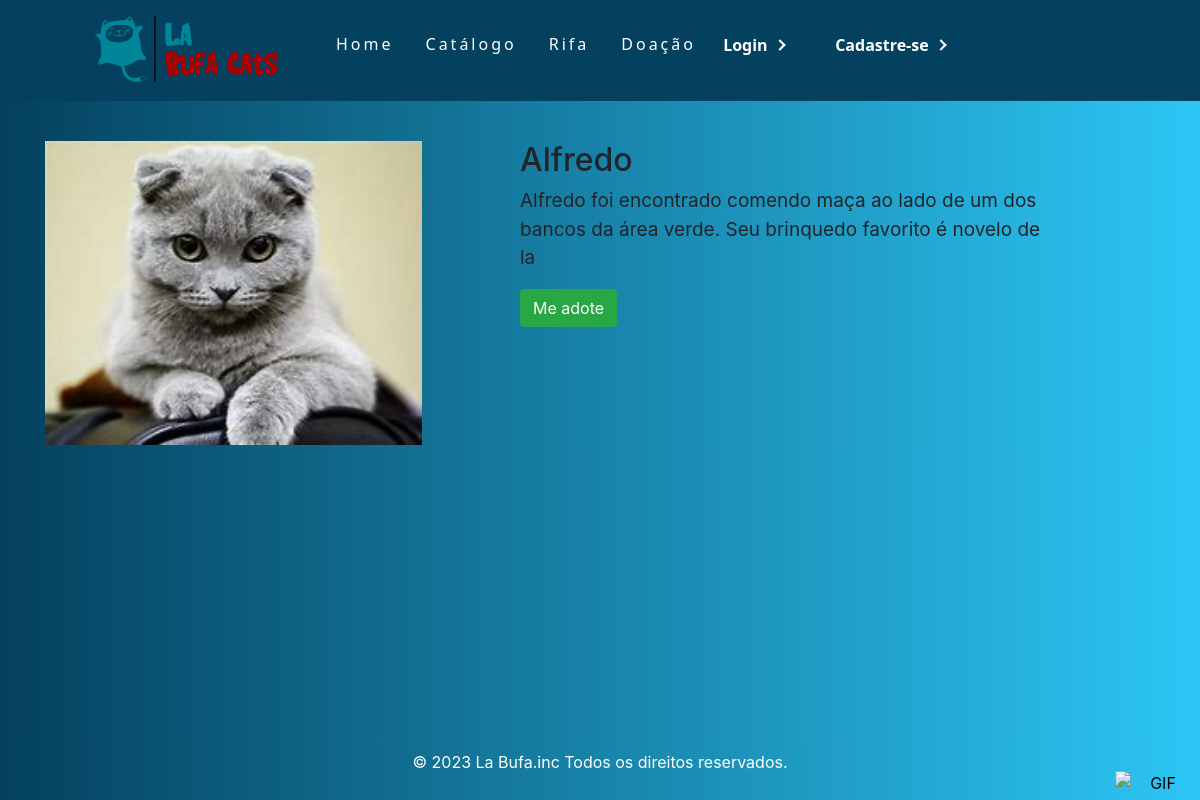
/1/, run on the app's committed database.
### apps/accounts/models.py (models this page shows)
class Post(models.Model):
    titulo_post = models.CharField(max_length=100)
    descricao_post = models.CharField(max_length=255)
    data_post = models.DateTimeField('Data publicado')
    img = models.ImageField(upload_to = 'uploads', default='')

### apps/accounts/views.py (the view)
# urls.py: path('<int:pk>/', views.DetalhesView.as_view(), name='detalhes'),
class DetalhesView(DetailView):
    model = Post
    template_name = 'detalhes.html'
    context_object_name = 'post'

### templates/detalhes.html
{% extends "base.html" %}
{% load static %}
{% block body %}
        <div class="container">
            <div class="row" style="margin-top: 1rem;">
                <div class="col-12 col-md-7 col-xl-5">
                    <img src={{ post.img.url }} style="height: 19rem; max-height: 20rem; max-width: 30rem; object-fit: content;">
                </div>
                <div class="col-12 col-md-7 col-xl-6">
                    <h2>{{ post.titulo_post }}</h2>
                    <p style="font-size:19px;">{{ post.descricao_post }}</p>
                    <a href="{% url 'accounts:adocao' post.id %}"> <button type="button" class="btn btn-success">Me adote</button></a>
                </div>
            </div>
        </div>
    </body>
</html>
{% endblock %}

### static/css/style.css (style rules this page uses)
body { background: linear-gradient(to right, #04415e, #2cc6f5); overflow-x: hidden; }
* { margin: 0; padding: 0; }
a { color: #fff; text-decoration: none; transition: 0.3s; color: inherit; font-weight: normal; }

### data on the page
Post: img (picture), titulo_post "Alfredo", descricao_post "Alfredo foi encontrado comendo maça ao lado de um dos bancos da área verde. Seu brinquedo favorito é novelo de la"
